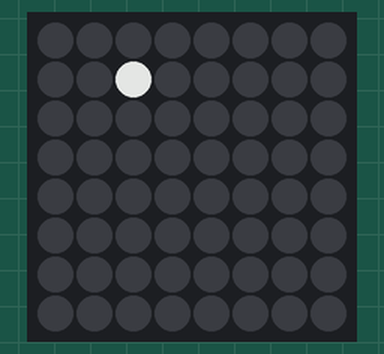
This program was run on a simulated Raspberry Pi (BCM pin numbers) with a Sense HAT. Shown: the Sense HAT's 8×8 RGB LED matrix. Dim RGB values are drawn brighter than linear; random numbers come from a fixed seed; what the program prints to the terminal is not drawn.

Above: at 0.07 s.
At 4.91 s:
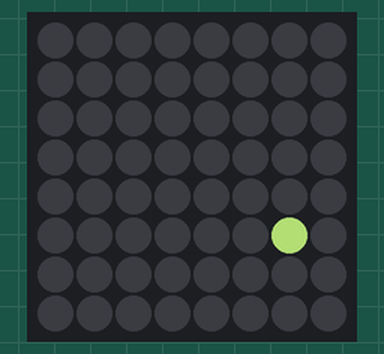
At 9.85 s:
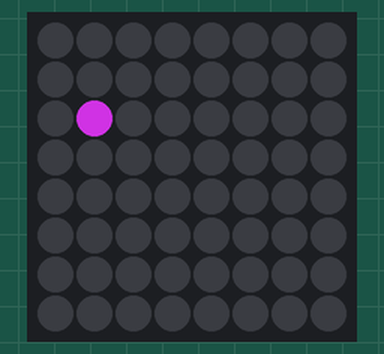
At 19.93 s:
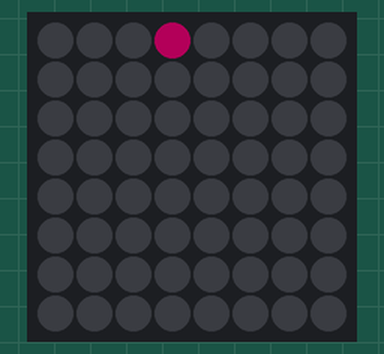
At 29.92 s:
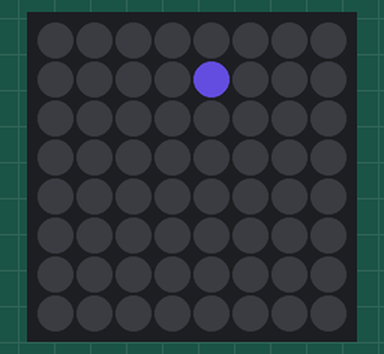
At 39.9 s:
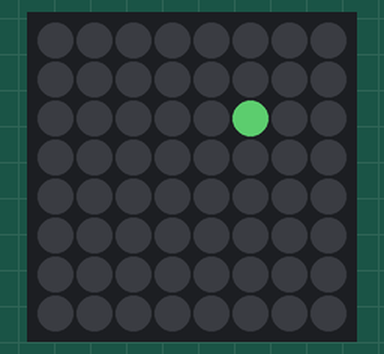

The program:

bouncing_ball1.py
```python
#!/usr/bin/env python3
# ========================================================================
# bouncing_ball1.py
#
# Description: Display a simple ball that bounces off the edges.
#
# Author: Jim Ing
# Date: 2024-08-17
# ========================================================================

import random
import time
from config import sense

sense.clear()

# Set parameters for the ball animation
ball_color = (255, 255, 255) # White color
ball_size = 1                # Size of the ball (1x1 pixel)
ball_speed = 0.1             # Speed of the ball movement

# Initialize ball position and direction
ball_x = random.randint(0, 7)
ball_y = random.randint(0, 7)
dx = random.choice([-1, 1])
dy = random.choice([-1, 1])

# Generate a random color
def get_random_color():
    return (random.randint(0, 255), random.randint(0, 255), random.randint(0, 255))

try:
    print("To quit, press Ctrl+C")

    while True:
        sense.clear()

        # Draw the ball
        sense.set_pixel(ball_x, ball_y, ball_color)

        # Move the ball
        new_x = ball_x + dx
        new_y = ball_y + dy

        # Check for collision with the edges and change direction and color if necessary
        if new_x < 0 or new_x >= 8:
            dx = -dx
            ball_color = get_random_color() # Change color on collision
        if new_y < 0 or new_y >= 8:
            dy = -dy
            ball_color = get_random_color() # Change color on collision

        # Update ball position
        ball_x += dx
        ball_y += dy

        # Wait before the next frame
        time.sleep(ball_speed)

except KeyboardInterrupt:
    sense.clear()
```

config.py
```python
#!/usr/bin/env python3
# ========================================================================
# config.py
#
# Description: Global configuration.
#
# Author: Jim Ing
# Date: 2024-08-29
# ========================================================================

from sense_hat import SenseHat
#from sense_hat import SenseHat, ACTION_PRESSED, ACTION_HELD, ACTION_RELEASED

sense = SenseHat()

sense.rotation = 0
sense.low_light = True
```
